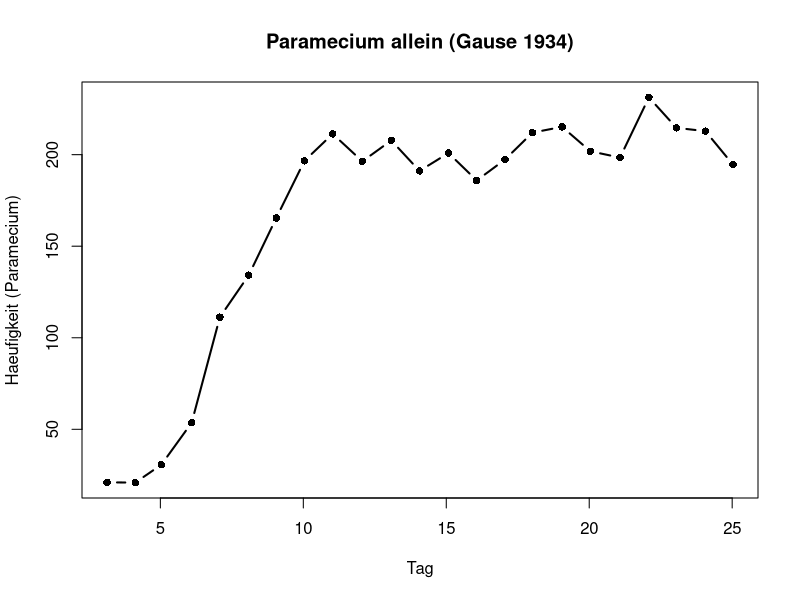
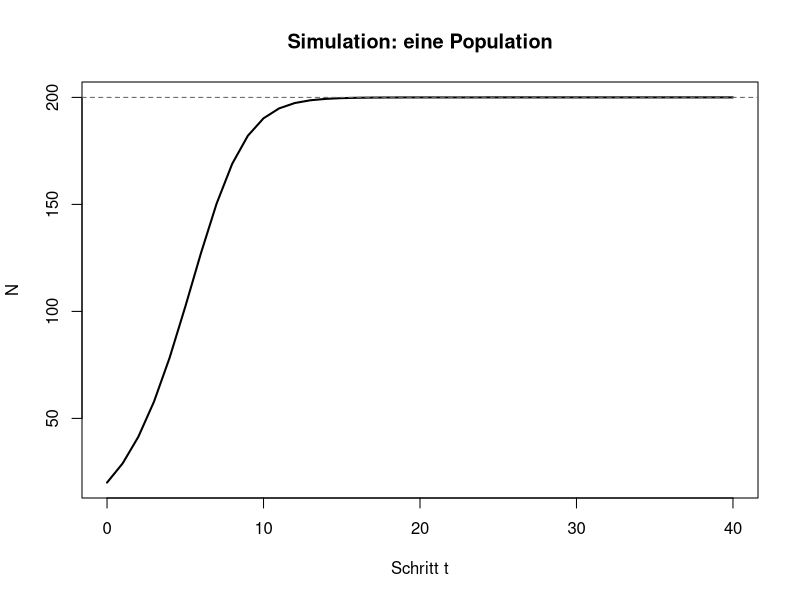
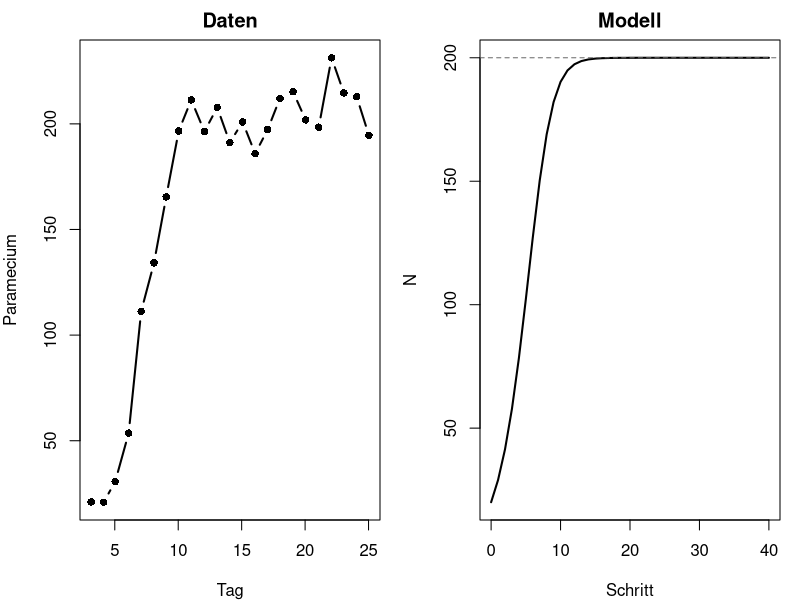
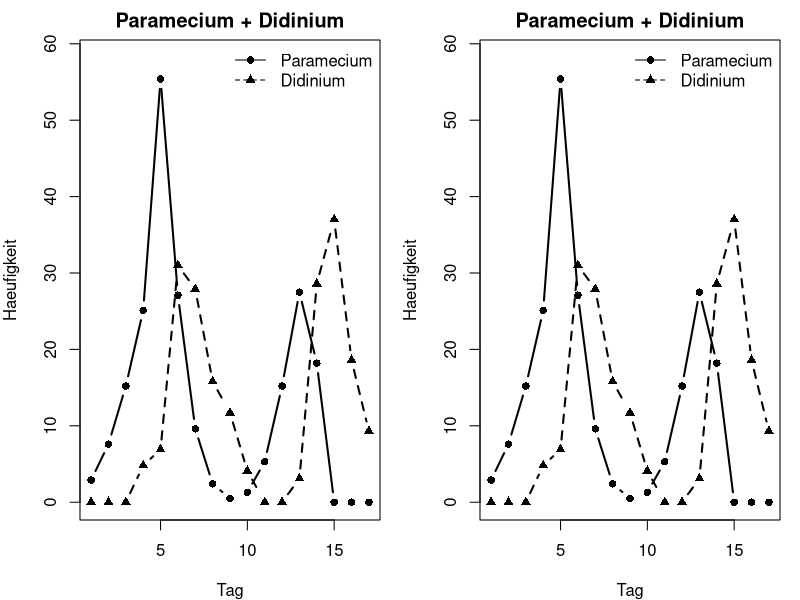
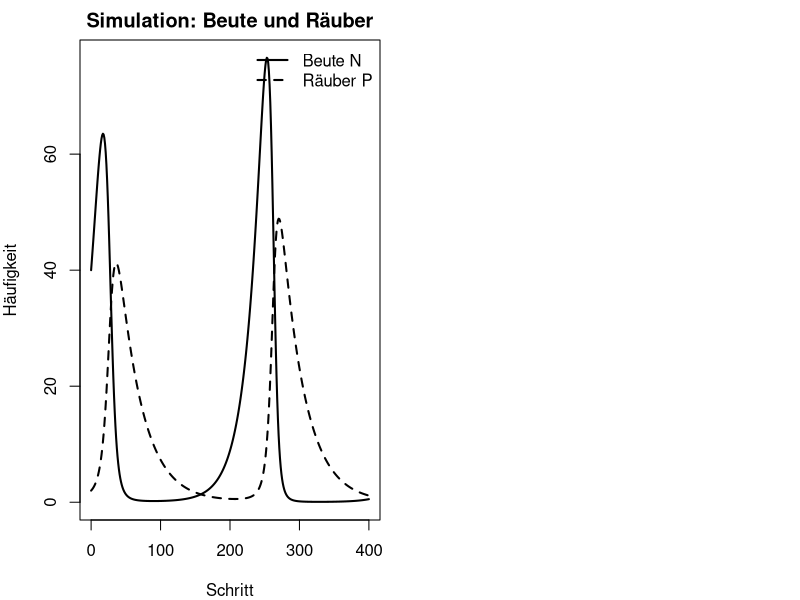
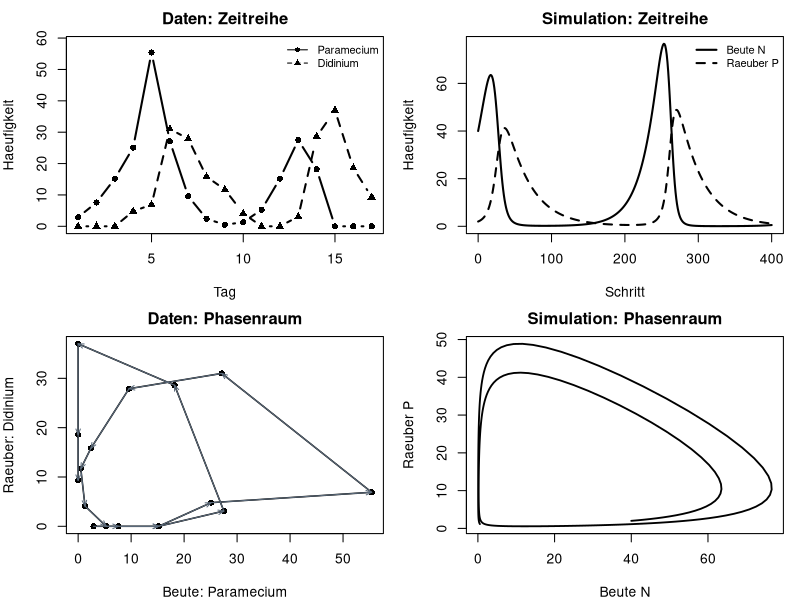

These charts were generated, in order, by the following R code:
## ---- chunk 1
alone <- read.csv("data/paramecium_alone.csv")
head(alone, 3)
## ---- chunk 2
#| fig-height: 3.6
#| fig-width: 7
plot(alone$day, alone$paramecium,
     type = "b", pch = 16, lwd = 2,
     xlab = "Tag",
     ylab = "Haeufigkeit (Paramecium)",
     main = "Paramecium allein (Gause 1934)")
## ---- chunk 3
next_N <- function(N, r, K) {
  N + r * N * (1 - N / K)
}

next_N(N = 20, r = 0.5, K = 200)
## ---- chunk 4
next_N(N = 180, r = 0.5, K = 200)
next_N(N = 200, r = 0.5, K = 200)
## ---- chunk 5
T <- 5
N <- numeric(T + 1)   # Vektor aus Nullen, Laenge 6
N[1] <- 20            # Startwert (R zaehlt ab 1!)
N
## ---- chunk 6
r <- 0.5
K <- 200
N[2] <- next_N(N[1], r, K)
N[3] <- next_N(N[2], r, K)
N[4] <- next_N(N[3], r, K)
N[1:4]
## ---- chunk 7
T <- 40
N <- numeric(T + 1)
N[1] <- 20
r <- 0.5
K <- 200

for (t in 1:T) {
  N[t + 1] <- next_N(N[t], r, K)
}

N[1:6]   # erste Werte ansehen
## ---- chunk 8
#| fig-height: 3.6
#| fig-width: 7
plot(0:T, N,
     type = "l", lwd = 2,
     xlab = "Schritt t",
     ylab = "N",
     main = "Simulation: eine Population")
abline(h = K, lty = 2, col = "grey40")
## ---- chunk 9
#| fig-height: 3.5
#| fig-width: 7.5
par(mfrow = c(1, 2), mar = c(4, 4, 2, 1))
plot(alone$day, alone$paramecium, type = "b", pch = 16, lwd = 2,
     xlab = "Tag", ylab = "Paramecium", main = "Daten")
plot(0:T, N, type = "l", lwd = 2,
     xlab = "Schritt", ylab = "N", main = "Modell")
abline(h = K, lty = 2, col = "grey40")
## ---- chunk 10
#| fig-height: 3.6
#| fig-width: 7
#| fig-show: hide
both <- read.csv("data/paramecium_with_didinium.csv")

plot(both$day, both$paramecium, type = "b", pch = 16, lwd = 2,
     xlab = "Tag", ylab = "Haeufigkeit",
     main = "Paramecium + Didinium",
     ylim = c(0, max(both$paramecium, both$didinium) * 1.05))
lines(both$day, both$didinium, type = "b", pch = 17, lwd = 2, lty = 2)
legend("topright", c("Paramecium", "Didinium"),
       pch = c(16, 17), lty = 1:2, bty = "n")
## ---- chunk 11
#| echo: false
#| fig-height: 3.8
#| fig-width: 7.5
#| out-width: 62%
plot(both$day, both$paramecium, type = "b", pch = 16, lwd = 2,
     xlab = "Tag", ylab = "Haeufigkeit",
     main = "Paramecium + Didinium",
     ylim = c(0, max(both$paramecium, both$didinium) * 1.05))
lines(both$day, both$didinium, type = "b", pch = 17, lwd = 2, lty = 2)
legend("topright", c("Paramecium", "Didinium"),
       pch = c(16, 17), lty = 1:2, bty = "n")
## ---- chunk 12
next_state <- function(N, P, r, a, b, m) {
  dN <- r * N - a * N * P
  dP <- b * a * N * P - m * P
  c(N = max(N + dN, 0), P = max(P + dP, 0))
}
## ---- chunk 13
out <- next_state(N = 40, P = 2, r = 0.05, a = 0.005, b = 0.5, m = 0.03)
out
out["N"]
out["P"]
## ---- chunk 14
T <- 400
N <- numeric(T + 1)
P <- numeric(T + 1)
N[1] <- 40
P[1] <- 2
r <- 0.05; a <- 0.005; b <- 0.5; m <- 0.03

for (t in 1:T) {
  out <- next_state(N[t], P[t], r, a, b, m)
  N[t + 1] <- out["N"]
  P[t + 1] <- out["P"]
}
## ---- chunk 15
#| fig-height: 3.6
#| fig-width: 7
plot(0:T, N, type = "l", lwd = 2,
     xlab = "Schritt", ylab = "Häufigkeit",
     main = "Simulation: Beute und Räuber",
     ylim = range(0, N, P))
lines(0:T, P, lwd = 2, lty = 2)
legend("topright", c("Beute N", "Räuber P"),
       lty = 1:2, lwd = 2, bty = "n")
## ---- chunk 16
#| echo: false
#| fig-height: 5.2
#| fig-width: 9
#| out-width: 95%
par(mfrow = c(2, 2), mar = c(4, 4, 2.2, 1), oma = c(0, 0, 0, 0))

# 1 Zeitreihe: Daten
plot(both$day, both$paramecium, type = "b", pch = 16, lwd = 2,
     xlab = "Tag", ylab = "Haeufigkeit",
     main = "Daten: Zeitreihe",
     ylim = c(0, max(both$paramecium, both$didinium) * 1.05))
lines(both$day, both$didinium, type = "b", pch = 17, lwd = 2, lty = 2)
legend("topright", c("Paramecium", "Didinium"),
       pch = c(16, 17), lty = 1:2, bty = "n", cex = 0.8)

# 2 Zeitreihe: Simulation
plot(0:T, N, type = "l", lwd = 2,
     xlab = "Schritt", ylab = "Haeufigkeit",
     main = "Simulation: Zeitreihe",
     ylim = range(0, N, P))
lines(0:T, P, lwd = 2, lty = 2)
legend("topright", c("Beute N", "Raeuber P"),
       lty = 1:2, lwd = 2, bty = "n", cex = 0.8)

# 3 Phasenraum: Daten
plot(both$paramecium, both$didinium, type = "o", pch = 16, lwd = 1.5,
     xlab = "Beute: Paramecium", ylab = "Raeuber: Didinium",
     main = "Daten: Phasenraum")
arrows(both$paramecium[-nrow(both)], both$didinium[-nrow(both)],
       both$paramecium[-1], both$didinium[-1],
       length = 0.06, angle = 22, col = "#5d6d7e")

# 4 Phasenraum: Simulation
plot(N, P, type = "l", lwd = 1.8,
     xlab = "Beute N", ylab = "Raeuber P",
     main = "Simulation: Phasenraum")
